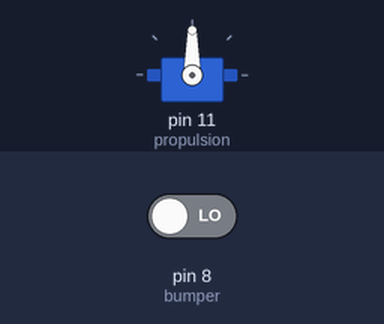
This sketch was run on a simulated Arduino Uno, built with avr-gcc and run on an emulated ATmega328P. Shown: servo. The test bench sets the inputs (shaded band); at power-on: pin 8 (bumper) LOW. What the sketch prints to the serial monitor is not drawn.

Above: at 1.2 s.
1.3 s: pin 8 (bumper) driven HIGH
At 2.4 s:
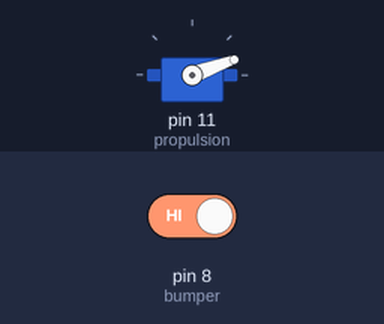
2.8 s: pin 8 (bumper) driven LOW
At 3.4 s:
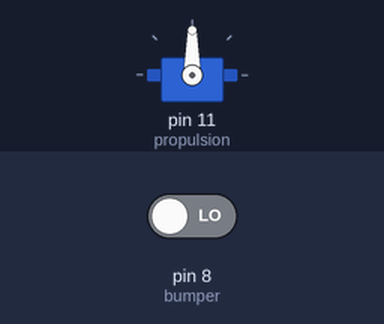
Timing chart, 0 to 5.8 s (numbered marks = the images above; inputs shaded):
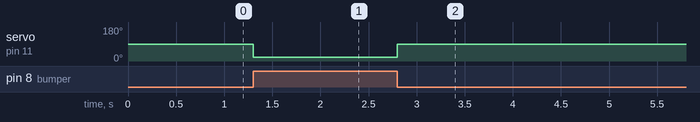

Measured:
- after the input at 1.3 s, servo on pin 11 (propulsion): 90° → 20° at once
- after the input at 2.8 s, servo on pin 11 (propulsion): 20° → 90° at once

The sketch:

servoYsensorPulso.ino
```cpp
#include <Servo.h>
Servo propulsion;
int bumper=8;
int dato=0;
//int led=13;

void setup() {
  Serial.begin(9600);
  pinMode(bumper,INPUT);
  propulsion.attach(11);
  //pinMode(led,OUTPUT);
  pinMode(bumper,INPUT);
}

void loop() {
  Serial.println(dato);
  dato=digitalRead(bumper);
  if(dato==1){
    propulsion.write(20);
    //digitalWrite(led,HIGH);
  }
  dato=digitalRead(bumper);

  if(dato==0){
    propulsion.write(90);
    //digitalWrite(led,LOW);
  }

}
```
